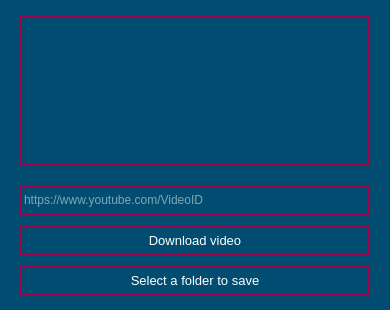
<?xml version="1.0" encoding="UTF-8"?>
<ui version="4.0">
 <class>MainWindow</class>
 <widget class="QMainWindow" name="MainWindow">
  <property name="geometry">
   <rect>
    <x>0</x>
    <y>0</y>
    <width>390</width>
    <height>310</height>
   </rect>
  </property>
  <property name="windowTitle">
   <string>YouTube Downloader</string>
  </property>
  <property name="styleSheet">
   <string notr="true">background-color: rgb(0, 77, 113);</string>
  </property>
  <widget class="QWidget" name="centralwidget">
   <widget class="QPlainTextEdit" name="exec_of_the_process">
    <property name="geometry">
     <rect>
      <x>20</x>
      <y>15</y>
      <width>350</width>
      <height>150</height>
     </rect>
    </property>
    <property name="font">
     <font>
      <pointsize>10</pointsize>
     </font>
    </property>
    <property name="styleSheet">
     <string notr="true">border: 2px solid #A4004D;
background-color: rgb(0, 77, 113);
color: white;</string>
    </property>
    <property name="plainText">
     <string/>
    </property>
    <property name="placeholderText">
     <string>Execution process..</string>
    </property>
   </widget>
   <widget class="QLineEdit" name="video_link">
    <property name="geometry">
     <rect>
      <x>20</x>
      <y>185</y>
      <width>350</width>
      <height>30</height>
     </rect>
    </property>
    <property name="styleSheet">
     <string notr="true">border: 2px solid #A4004D;
background-color: rgb(0, 77, 113);
color: white;</string>
    </property>
    <property name="placeholderText">
     <string>https://www.youtube.com/VideoID</string>
    </property>
   </widget>
   <widget class="QPushButton" name="download_but">
    <property name="geometry">
     <rect>
      <x>20</x>
      <y>225</y>
      <width>350</width>
      <height>30</height>
     </rect>
    </property>
    <property name="font">
     <font>
      <pointsize>10</pointsize>
     </font>
    </property>
    <property name="styleSheet">
     <string notr="true">QPushButton{
border: 2px solid #A4004D;
background-color: rgb(0, 77, 113);
color: white;
}
QPushButton:hover{
border: 2px solid #A4004D;
background-color: rgb(0, 64, 94);
color: white;
}
QPushButton:pressed{
border: 2px solid white;
background-color: rgb(0, 64, 94);
color: white;
}</string>
    </property>
    <property name="text">
     <string>Download video</string>
    </property>
   </widget>
   <widget class="QPushButton" name="save_but">
    <property name="geometry">
     <rect>
      <x>20</x>
      <y>265</y>
      <width>350</width>
      <height>30</height>
     </rect>
    </property>
    <property name="font">
     <font>
      <pointsize>10</pointsize>
     </font>
    </property>
    <property name="styleSheet">
     <string notr="true">QPushButton{
border: 2px solid #A4004D;
background-color: rgb(0, 77, 113);
color: white;
}
QPushButton:hover{
border: 2px solid #A4004D;
background-color: rgb(0, 64, 94);
color: white;
}
QPushButton:pressed{
border: 2px solid white;
background-color: rgb(0, 64, 94);
color: white;
}
</string>
    </property>
    <property name="text">
     <string>Select a folder to save</string>
    </property>
   </widget>
  </widget>
 </widget>
 <resources/>
 <connections/>
</ui>
